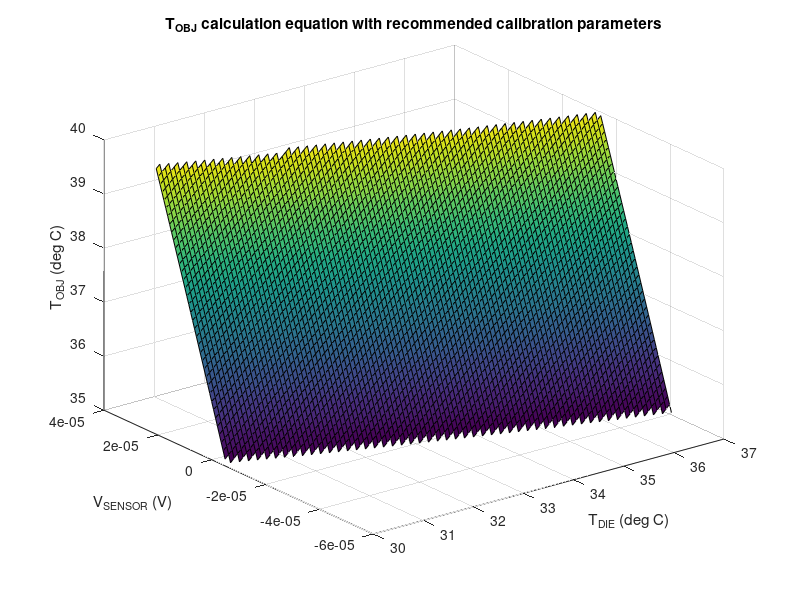

Write the MATLAB code that produced this figure.
clear
clc

[Tdie, Vsensor] = meshgrid(linspace(30,37,100),linspace(-300,150,100));
%-50,190

Vsensor = Vsensor.*(156.25/1000000000);  %Convert digital value to voltage (156.25 per LSB)
Tdie = Tdie + 273.15;                 %Convert deg C to Kelvin

%% Curve formula 0 (From TMP007 datasheet)
S0 = 4.430e-14;
A1 = 9.995e-04;
A2 = -6.020e-06;
B0 = -3.094e-05;
B1 = -8.728e-08;
B2 = 1.300e-08;
C = 0;

Tobj = sqrt(sqrt(Tdie.^4 + ((Vsensor - (B0 + B1.*(Tdie-298.15) + B2.*((Tdie-298.15).^2))) + ...
    C.*((Vsensor-(B0 + B1.*(Tdie-298.15) + B2.*((Tdie-298.15).^2))).^2))./...
    (S0.*(1 + A1.*(Tdie-298.15) + A2.*(Tdie-298.15).^2)))) - 273.15;

for i=1:100
    for j=1:100
        if Tobj(j,i)>40
            Tobj(j,i)=NaN;
        end
        if Tobj(j,i)<35
            Tobj(j,i)=NaN;
        end
    end
end

Tdie = Tdie-273.15;

surf(Tdie, Vsensor, Tobj);
title('T_{OBJ} calculation equation with recommended calibration parameters');
xlabel('T_{DIE} (deg C)');
ylabel('V_{SENSOR} (V)');
zlabel('T_{OBJ} (deg C)');

%% Curve formula 1 (From TMP006 arduino code)

% B0 = -0.0000294;
% B1 = -0.00000057;
% B2 = 0.00000000463;
% C = 13.4;
% Tref = 298.15;         %25 degC  /  298.15 degK
% A1 = 0.00175;
% A2 = -0.00001678;
% S0 = 9.4e-14;        %  was 6.4    changed to 9.4
% 
% Tobj = sqrt(sqrt(Tdie.^4 + ((Vsensor - (B0 + B1.*(Tdie-298.15) + B2.*((Tdie-298.15).^2))) + ...
%     C.*((Vsensor-(B0 + B1.*(Tdie-298.15) + B2.*((Tdie-298.15).^2))).^2))./...
%     (S0.*(1 + A1.*(Tdie-298.15) + A2.*(Tdie-298.15).^2)))) - 273.15;
% 
% figure();
% surf(Tdie, Vsensor, Tobj);
% title('TMP006 arduino code');
% 
% %% Curve formula 2 (From TMP006 calibration guide)
% 
% B0 = -1.178e-05;
% A1 = 1.750e-03;
% A2 = -1.680e-05;
% S0 = 3.287e-14;        %  was 6.4    changed to 9.4
% 
% Tobj = sqrt(sqrt(Tdie.^4 + ((Vsensor - B0))./ ...
%     (S0.*(1 + A1.*(Tdie-298.15) + A2.*(Tdie-298.15).^2)))) - 273.15;
% 
% figure();
% surf(Tdie, Vsensor, Tobj);
% title('TMP006 calibration guide');
% 
% %% Curve formula 3 (From own guesswork)
% 
% B0 = -0.0000294;              %-0.0000294
% B1 = 0.00000257;    %-0.00000057
% Tref =  310.15;         %25 degC  /  298.15 degK
% A1 = 0.00175;
% S0 = 9.4e-14;        %  was 6.4    changed to 9.4
% 
% Tobj = sqrt(sqrt(Tdie.^4 + (Vsensor - (B0 + B1.*(Tdie - 310.15)))./...
%     (S0.*(1 + A1.*(Tdie - 310.15))))) - 273.15;
% 
% figure();
% surf(Tdie, Vsensor, Tobj);
% xlabel('Tdie'); ylabel('Vsensor'); zlabel('Tobj');
% title('Own modeling');

%% Curve formula 4 (Polynomial)
% 
% p00 =      -252.2;
% p10 =      0.9418;
% p01 =   2.447e+05;
% 
% Tdie = Tdie_test2;
% Vsensor = Vsensor_test2;
% 
% Tobj = p00 + p10*Tdie + p01*Vsensor;